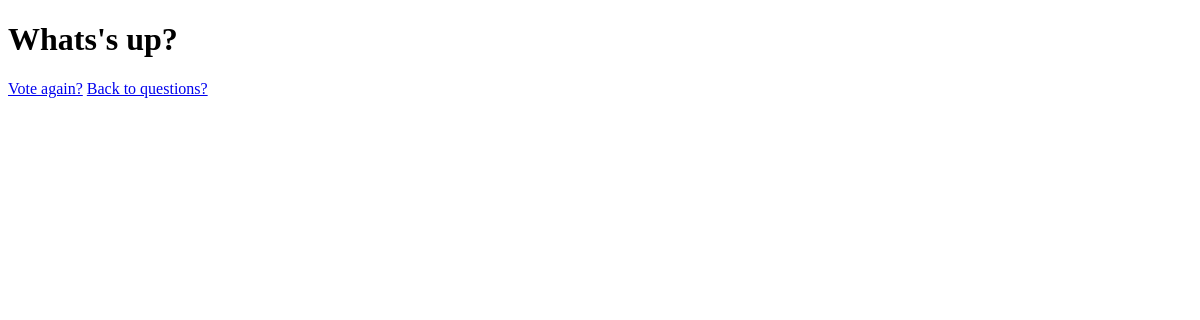
Before: /polls/1/result/ with the older database file.
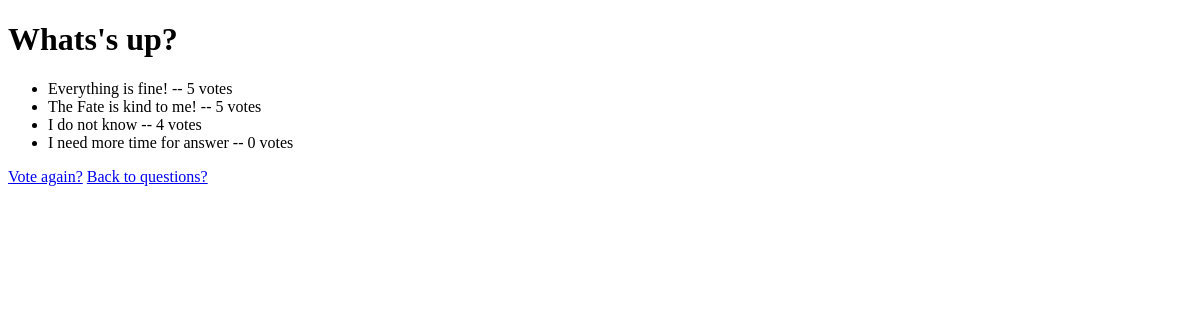
After: the same page with the newer database file.
### polls/models.py (models this page shows, shortened)
class Question(models.Model):
    question_text = models.CharField(max_length=200)
    pub_date = models.DateTimeField('date published')
    def was_published_recently(self):
        now = timezone.now()
        return now - datetime.timedelta(days=1) <= self.pub_date <= now
    was_published_recently.admin_order_field = 'pub_date'
    was_published_recently.bolean = True
    was_published_recently.short_description = "Published recently?"

class Choice(models.Model):
    question = models.ForeignKey(Question, on_delete=models.CASCADE, related_name='choices')
    choice_text = models.CharField(max_length=200)
    votes = models.IntegerField(default=0)

### polls/views.py (the view)
# urls.py: path('<int:pk>/result/', views.ResultView.as_view(), name="result"),
class ResultView(generic.DetailView):
    model = Question
    template_name = 'polls/result.html'

### polls/templates/polls/result.html (shortened to what this page needs)
<!DOCTYPE html>
<html lang="en">
<head>
</head>
<body>
    <h1>{{ question.question_text }}</h1>
    <ul>
        {% for choice in question.choices.all %}
            <li> {{ choice.choice_text }} -- {{ choice.votes }}  vote{{ choice.votes|pluralize }}</li>
        {% endfor %}
    </ul>
<a href="{% url 'polls:detail' question.id %}">Vote again?</a> <a href="{% url 'polls:index' %}">Back to questions?</a>
</body>
</html>

Changed rows visible on the page:
now on this page (row edited): Choice: choice_text "Everything is fine!", votes "5"
now on this page (row edited): Choice: choice_text "The Fate is kind to me!", votes "5"
added Choice: choice_text "I do not know", votes "4"
added Choice: choice_text "I need more time for answer", votes "0"
